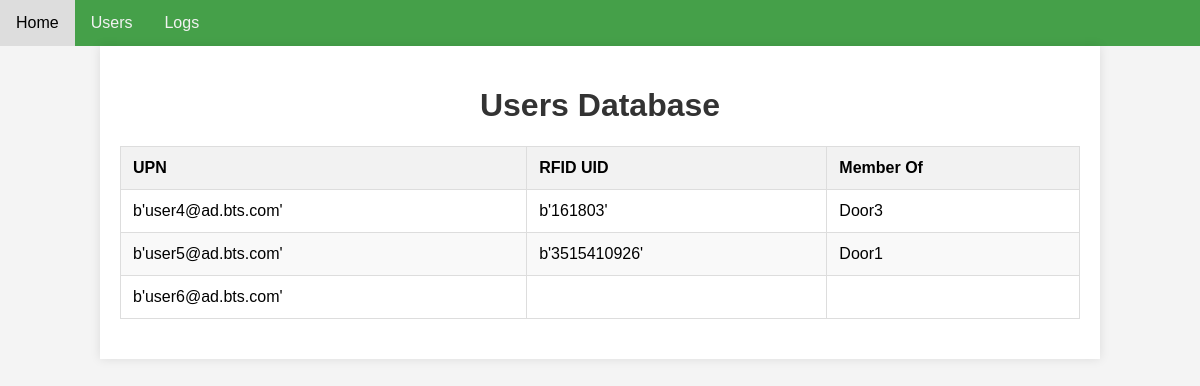
Screenshot of /UserDB with the database file from the repository.
### tables this page shows
CREATE TABLE Users (
                        upn TEXT PRIMARY KEY,
                        rFIDUID TEXT,
                        MemberOf TEXT,
                        FOREIGN KEY (MemberOf) REFERENCES Groups(cn)
                    );

### Webserver.py (the view)
@app.route('/UserDB')
def index():
    users = get_users()
    return render_template('userdb.html', users=users)

### database.py (called while the page is built)
def get_users():
    conn = sqlite3.connect(DBFILE)
    cursor = conn.cursor()
    cursor.execute('SELECT upn, rFIDUID, MemberOf FROM Users')
    users = cursor.fetchall()
    conn.close()
    return users

### templates/userdb.html (shortened to what this page needs)
<!DOCTYPE html>
<html lang="en">
<head>
    <link rel="stylesheet" href="{{ url_for('static', filename='style.css') }}">
</head>
<body>
    <div class="navbar">
        <a href="/">Home</a>
        <a href="/UserDB">Users</a>
        <a href="/LogsDB">Logs</a>
    </div>
    <div class="container">
        <h1>Users Database</h1>
        <table>
            <thead>
                <tr>
                    <th>UPN</th>
                    <th>RFID UID</th>
                    <th>Member Of</th>
                </tr>
            </thead>
            <tbody>
                {% for user in users %}
                <tr>
                    <td>{{ user[0] }}</td>
                    <td>{{ user[1] }}</td>
                    <td>{{ user[2] }}</td>
                </tr>
                {% endfor %}
            </tbody>
        </table>
    </div>
</body>
</html>

### static/style.css (style rules this page uses)
body { font-family: Arial, sans-serif; margin: 0; padding: 0; background-color: #f4f4f4; }
.container { width: 80%; margin: 0 auto; padding: 20px; background-color: #fff; box-shadow: 0 0 10px rgba(0, 0, 0, 0.1); }
h1 { text-align: center; color: #333; }
table { width: 100%; border-collapse: collapse; margin-bottom: 20px; }
table, th, td { border: 1px solid #ddd; }
th, td { padding: 12px; text-align: left; }
th { background-color: #f2f2f2; }
tr:nth-child(even) { background-color: #f9f9f9; }
.navbar { background-color: #45a049; overflow: hidden; }
.navbar a { float: left; display: block; color: #f2f2f2; text-align: center; padding: 14px 16px; text-decoration: none; }

### rows the page displays
Users: upn "b'user4@ad.bts.com'", rFIDUID "b'161803'", MemberOf "Door3"
Users: upn "b'user5@ad.bts.com'", rFIDUID "b'3515410926'", MemberOf "Door1"
Users: upn "b'user6@ad.bts.com'"
